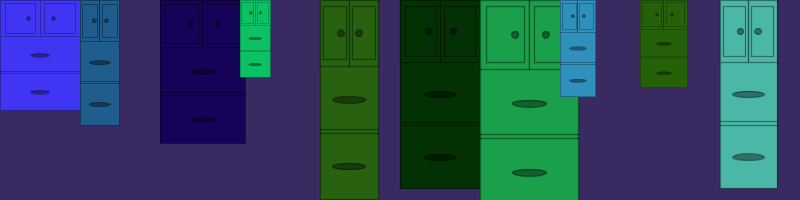
Frame 1 (no input)
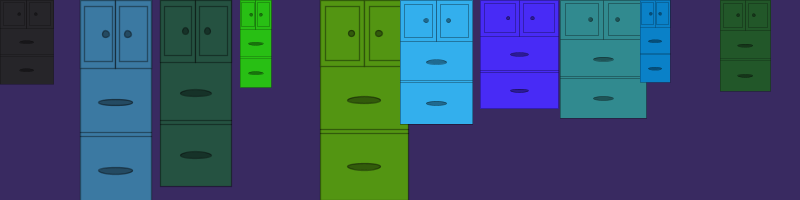
Frame 2 (the mouse pressed at the canvas centre, redrawn once)

The Processing sketch that drew these frames (run headless with seeded random() and noise(); the mouse was pressed at the canvas centre and the sketch redrawn once):

// Processing sketch: processing_64810
// ── processing_64810.pde

void setup(){
  size(800,200);
  background(57,42,97);
  smooth();
  noLoop();
//  frameRate(0.3);

}

void draw ( ){
  background(57,42,97);

  for(int i=0; i<width; i+=80){

//  float ang = random(PI); 
  color tc = color(random(100),random(205), random(255));  
  float sc = random(0.5, 1.5);
  float cw = random(40, 120);
  color stcl = color(0,100);
  
  cabinet(i,0,cw, tc, sc, stcl);
  
  }
}


void cabinet(float x, float y, float cabwidth, color c, float scaler, color s){
  
fill(c);
stroke(s);
  
pushMatrix();
translate(x,y);

scale(scaler);

float height = 150;

//cabinet doors
rect(0,0, cabwidth, height);
rect(0,0, cabwidth/2, 50);
rect(cabwidth/2, 0, cabwidth/2, 50);

//inside squares
rect(cabwidth/16, 5, cabwidth/2.6,40);
rect(cabwidth/1.8, 5, cabwidth/2.6,40);

//knobs
fill(s);
ellipse(cabwidth/2.8, height/6, 5,5);
ellipse(cabwidth/1.5,height/6 , 5,5);

//drawer dividers
line(0,height-53, cabwidth, height-53);
line(0, height-50, cabwidth, height-50);

//handles
fill(s);
ellipse(cabwidth/2, height/2, 25, 5);
ellipse(cabwidth/2, height/2+50, 25, 5);
popMatrix();
}

void mousePressed(){
  redraw();
}
